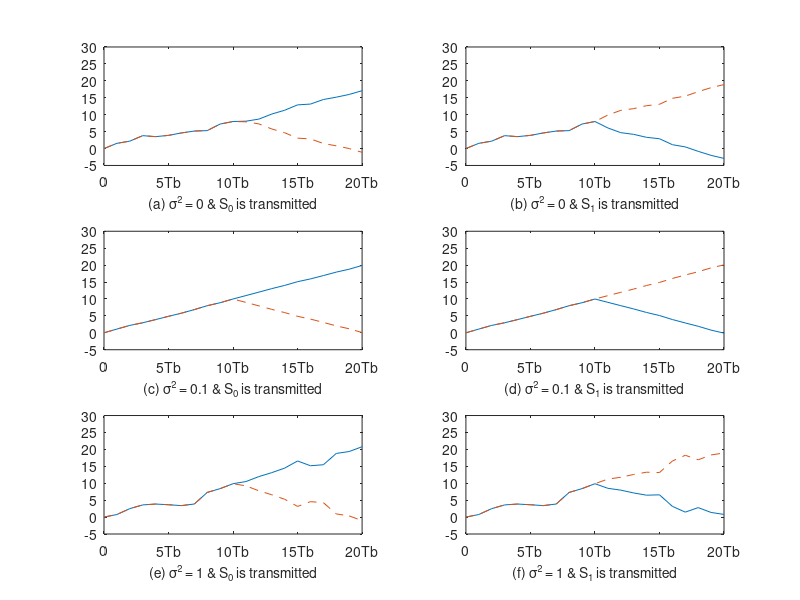

Source code (MATLAB): (Note: this script raises an error after producing the figure.)
% MATLAB script for Illustrative Problem 5.2
 % Initialization:
 K = 20; % Number of samples
 A = 1;  % Signal amplitude
 % Defining signal waveforms:
 s_0 = A * ones(1, K);                    
% Constant signal
 s_1 = [A * ones(1, K/2), -A * ones(1, K/2)];  % Bipolar signal
 % Initialize output signals:
 r_0 = zeros(1, K);
 r_1 = zeros(1, K);
 % Case 1: noise ~ N(0, 0)
 noise = randn(1, K);
 % Sub-case s = s_0:
 s = s_0;
 r = s + noise;  % Received signal
 for n = 1:K
    r_0(n) = sum(r(1:n) .* s_0(1:n));
    r_1(n) = sum(r(1:n) .* s_1(1:n));
 end
 % Plotting the results:
 subplot(3, 2, 1)
 plot(0:K, [0, r_0], '-', 0:K, [0, r_1], '--')
 set(gca, 'XTickLabel', {'0', '5Tb', '10Tb', '15Tb', '20Tb'})
 axis([0, 20, -5, 30])
 xlabel('(a) \sigma^2 = 0 & S_0 is transmitted', 'fontsize', 10)
 % Sub-case s = s_1:
 s = s_1;
 r = s + noise;
 for n = 1:K
    r_0(n) = sum(r(1:n) .* s_0(1:n));
    r_1(n) = sum(r(1:n) .* s_1(1:n));
 end
 subplot(3, 2, 2)
 plot(0:K, [0, r_0], '-', 0:K, [0, r_1], '--')
 set(gca, 'XTickLabel', {'0', '5Tb', '10Tb', '15Tb', '20Tb'})
 axis([0, 20, -5, 30])
 xlabel('(b) \sigma^2 = 0 & S_1 is transmitted', 'fontsize', 10)
 % Case 2: noise ~ N(0, 0.1)
 noise = 0.1 * randn(1, K);
 % Sub-case s = s_0:
 s = s_0;
 r = s + noise;
 for n = 1:K
    r_0(n) = sum(r(1:n) .* s_0(1:n));
    r_1(n) = sum(r(1:n) .* s_1(1:n));
 end
 subplot(3, 2, 3)
 plot(0:K, [0, r_0], '-', 0:K, [0, r_1], '--')
 set(gca, 'XTickLabel', {'0', '5Tb', '10Tb', '15Tb', '20Tb'})
 axis([0, 20, -5, 30])
 xlabel('(c) \sigma^2 = 0.1 & S_0 is transmitted', 'fontsize', 10)
 % Sub-case s = s_1:
 s = s_1;
 r = s + noise;
 for n = 1:K
    r_0(n) = sum(r(1:n) .* s_0(1:n));
    r_1(n) = sum(r(1:n) .* s_1(1:n));
 end
 subplot(3, 2, 4)
 plot(0:K, [0, r_0], '-', 0:K, [0, r_1], '--')
 set(gca, 'XTickLabel', {'0', '5Tb', '10Tb', '15Tb', '20Tb'})
 axis([0, 20, -5, 30])
 xlabel('(d) \sigma^2 = 0.1 & S_1 is transmitted', 'fontsize', 10)
 % Case 3: noise ~ N(0, 1)
 noise = randn(1, K);
 % Sub-case s = s_0:
 s = s_0;
 r = s + noise;
 for n = 1:K
    r_0(n) = sum(r(1:n) .* s_0(1:n));
    r_1(n) = sum(r(1:n) .* s_1(1:n));
 end
 subplot(3, 2, 5)
 plot(0:K, [0, r_0], '-', 0:K, [0, r_1], '--')
 set(gca, 'XTickLabel', {'0', '5Tb', '10Tb', '15Tb', '20Tb'})
 axis([0, 20, -5, 30])
 xlabel('(e) \sigma^2 = 1 & S_0 is transmitted', 'fontsize', 10)
 % Sub-case s = s_1:
 s = s_1;
 r = s + noise;
 for n = 1:K
    r_0(n) = sum(r(1:n) .* s_0(1:n));
    r_1(n) = sum(r(1:n) .* s_1(1:n));
 end
 subplot(3, 2, 6)
 plot(0:K, [0, r_0], '-', 0:K, [0, r_1], '--')
 set(gca, 'XTickLabel', {'0', '5Tb', '10Tb', '15Tb', '20Tb'})
 axis([0, 20, -5, 30])
 xlabel('(f) \sigma^2 = 1 & S_1 is transmitted', 'fontsize', 10)
 % Display the plots
 subtitle('Signal Detection Scenarios');